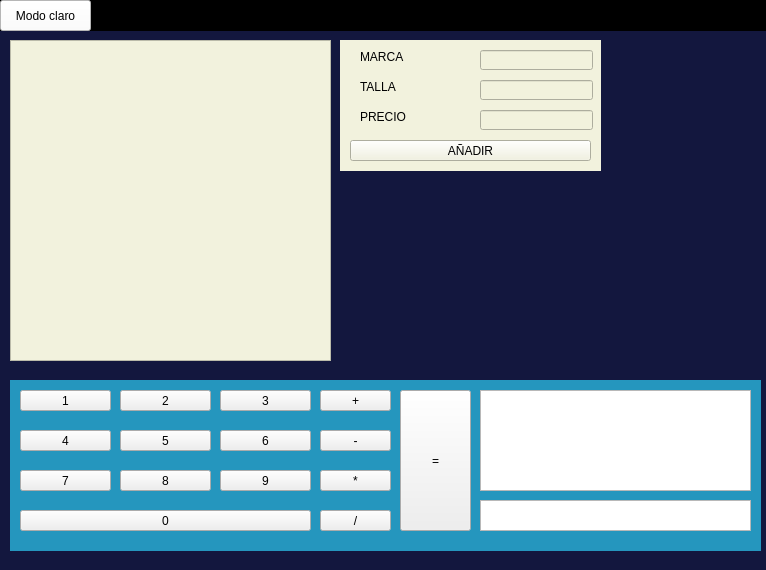
<?xml version="1.0" encoding="UTF-8"?>
<ui version="4.0">
 <class>MainWindow</class>
 <widget class="QMainWindow" name="MainWindow">
  <property name="geometry">
   <rect>
    <x>0</x>
    <y>0</y>
    <width>766</width>
    <height>570</height>
   </rect>
  </property>
  <property name="windowTitle">
   <string>MainWindow</string>
  </property>
  <widget class="QWidget" name="pantalla">
   <property name="styleSheet">
    <string notr="true">#pantalla{
	background-color:#13173E
}</string>
   </property>
   <widget class="QWidget" name="calculadora" native="true">
    <property name="geometry">
     <rect>
      <x>10</x>
      <y>380</y>
      <width>751</width>
      <height>171</height>
     </rect>
    </property>
    <property name="styleSheet">
     <string notr="true"> #calculadora{
	background-color:#2596be;
}</string>
    </property>
    <widget class="QPushButton" name="btn1">
     <property name="geometry">
      <rect>
       <x>10</x>
       <y>10</y>
       <width>91</width>
       <height>21</height>
      </rect>
     </property>
     <property name="text">
      <string>1</string>
     </property>
    </widget>
    <widget class="QPushButton" name="btn2">
     <property name="geometry">
      <rect>
       <x>110</x>
       <y>10</y>
       <width>91</width>
       <height>21</height>
      </rect>
     </property>
     <property name="text">
      <string>2</string>
     </property>
    </widget>
    <widget class="QPushButton" name="btn3">
     <property name="geometry">
      <rect>
       <x>210</x>
       <y>10</y>
       <width>91</width>
       <height>21</height>
      </rect>
     </property>
     <property name="text">
      <string>3</string>
     </property>
    </widget>
    <widget class="QPushButton" name="btn6">
     <property name="geometry">
      <rect>
       <x>210</x>
       <y>50</y>
       <width>91</width>
       <height>21</height>
      </rect>
     </property>
     <property name="text">
      <string>6</string>
     </property>
    </widget>
    <widget class="QPushButton" name="btn5">
     <property name="geometry">
      <rect>
       <x>110</x>
       <y>50</y>
       <width>91</width>
       <height>21</height>
      </rect>
     </property>
     <property name="text">
      <string>5</string>
     </property>
    </widget>
    <widget class="QPushButton" name="btn4">
     <property name="geometry">
      <rect>
       <x>10</x>
       <y>50</y>
       <width>91</width>
       <height>21</height>
      </rect>
     </property>
     <property name="text">
      <string>4</string>
     </property>
    </widget>
    <widget class="QPushButton" name="btn8">
     <property name="geometry">
      <rect>
       <x>110</x>
       <y>90</y>
       <width>91</width>
       <height>21</height>
      </rect>
     </property>
     <property name="text">
      <string>8</string>
     </property>
    </widget>
    <widget class="QPushButton" name="btn7">
     <property name="geometry">
      <rect>
       <x>10</x>
       <y>90</y>
       <width>91</width>
       <height>21</height>
      </rect>
     </property>
     <property name="text">
      <string>7</string>
     </property>
    </widget>
    <widget class="QPushButton" name="btn9">
     <property name="geometry">
      <rect>
       <x>210</x>
       <y>90</y>
       <width>91</width>
       <height>21</height>
      </rect>
     </property>
     <property name="text">
      <string>9</string>
     </property>
    </widget>
    <widget class="QPushButton" name="btn0">
     <property name="geometry">
      <rect>
       <x>10</x>
       <y>130</y>
       <width>291</width>
       <height>21</height>
      </rect>
     </property>
     <property name="text">
      <string>0</string>
     </property>
    </widget>
    <widget class="QPushButton" name="btnSumar">
     <property name="geometry">
      <rect>
       <x>310</x>
       <y>10</y>
       <width>71</width>
       <height>21</height>
      </rect>
     </property>
     <property name="text">
      <string>+</string>
     </property>
    </widget>
    <widget class="QPushButton" name="btnRestar">
     <property name="geometry">
      <rect>
       <x>310</x>
       <y>50</y>
       <width>71</width>
       <height>21</height>
      </rect>
     </property>
     <property name="text">
      <string>-</string>
     </property>
    </widget>
    <widget class="QPushButton" name="btnMultiplicar">
     <property name="geometry">
      <rect>
       <x>310</x>
       <y>90</y>
       <width>71</width>
       <height>21</height>
      </rect>
     </property>
     <property name="text">
      <string>*</string>
     </property>
    </widget>
    <widget class="QPushButton" name="btnDividir">
     <property name="geometry">
      <rect>
       <x>310</x>
       <y>130</y>
       <width>71</width>
       <height>21</height>
      </rect>
     </property>
     <property name="text">
      <string>/</string>
     </property>
    </widget>
    <widget class="QPushButton" name="btnIgual">
     <property name="geometry">
      <rect>
       <x>390</x>
       <y>10</y>
       <width>71</width>
       <height>141</height>
      </rect>
     </property>
     <property name="text">
      <string>=</string>
     </property>
    </widget>
    <widget class="QTextBrowser" name="txtOperacion">
     <property name="geometry">
      <rect>
       <x>470</x>
       <y>10</y>
       <width>271</width>
       <height>101</height>
      </rect>
     </property>
    </widget>
    <widget class="QTextBrowser" name="txtResultado">
     <property name="geometry">
      <rect>
       <x>470</x>
       <y>120</y>
       <width>271</width>
       <height>31</height>
      </rect>
     </property>
    </widget>
   </widget>
   <widget class="QFrame" name="frame">
    <property name="geometry">
     <rect>
      <x>0</x>
      <y>0</y>
      <width>771</width>
      <height>31</height>
     </rect>
    </property>
    <property name="styleSheet">
     <string notr="true">background-color:black</string>
    </property>
    <property name="frameShape">
     <enum>QFrame::StyledPanel</enum>
    </property>
    <property name="frameShadow">
     <enum>QFrame::Raised</enum>
    </property>
    <widget class="QPushButton" name="btnModo">
     <property name="geometry">
      <rect>
       <x>0</x>
       <y>0</y>
       <width>91</width>
       <height>31</height>
      </rect>
     </property>
     <property name="styleSheet">
      <string notr="true">background-color:white</string>
     </property>
     <property name="text">
      <string>Modo claro</string>
     </property>
    </widget>
   </widget>
   <widget class="QTableWidget" name="table">
    <property name="enabled">
     <bool>false</bool>
    </property>
    <property name="geometry">
     <rect>
      <x>10</x>
      <y>40</y>
      <width>321</width>
      <height>321</height>
     </rect>
    </property>
    <property name="styleSheet">
     <string notr="true">background-color:#F2F2DD</string>
    </property>
   </widget>
   <widget class="QWidget" name="widget" native="true">
    <property name="geometry">
     <rect>
      <x>340</x>
      <y>40</y>
      <width>261</width>
      <height>131</height>
     </rect>
    </property>
    <property name="styleSheet">
     <string notr="true">background-color:#F2F2DD</string>
    </property>
    <widget class="QLineEdit" name="txtMarca">
     <property name="geometry">
      <rect>
       <x>140</x>
       <y>10</y>
       <width>113</width>
       <height>20</height>
      </rect>
     </property>
    </widget>
    <widget class="QLineEdit" name="txtTalla">
     <property name="geometry">
      <rect>
       <x>140</x>
       <y>40</y>
       <width>113</width>
       <height>20</height>
      </rect>
     </property>
    </widget>
    <widget class="QLineEdit" name="txtPrecio">
     <property name="geometry">
      <rect>
       <x>140</x>
       <y>70</y>
       <width>113</width>
       <height>20</height>
      </rect>
     </property>
    </widget>
    <widget class="QLabel" name="label">
     <property name="geometry">
      <rect>
       <x>20</x>
       <y>10</y>
       <width>47</width>
       <height>13</height>
      </rect>
     </property>
     <property name="text">
      <string>MARCA</string>
     </property>
    </widget>
    <widget class="QLabel" name="label_2">
     <property name="geometry">
      <rect>
       <x>20</x>
       <y>40</y>
       <width>47</width>
       <height>13</height>
      </rect>
     </property>
     <property name="text">
      <string>TALLA</string>
     </property>
    </widget>
    <widget class="QLabel" name="label_3">
     <property name="geometry">
      <rect>
       <x>20</x>
       <y>70</y>
       <width>47</width>
       <height>13</height>
      </rect>
     </property>
     <property name="text">
      <string>PRECIO</string>
     </property>
    </widget>
    <widget class="QPushButton" name="btnAnadir">
     <property name="enabled">
      <bool>true</bool>
     </property>
     <property name="geometry">
      <rect>
       <x>10</x>
       <y>100</y>
       <width>241</width>
       <height>21</height>
      </rect>
     </property>
     <property name="text">
      <string>AÑADIR</string>
     </property>
    </widget>
   </widget>
   <zorder>calculadora</zorder>
   <zorder>frame</zorder>
   <zorder>widget</zorder>
   <zorder>table</zorder>
  </widget>
 </widget>
 <resources/>
 <connections/>
</ui>
